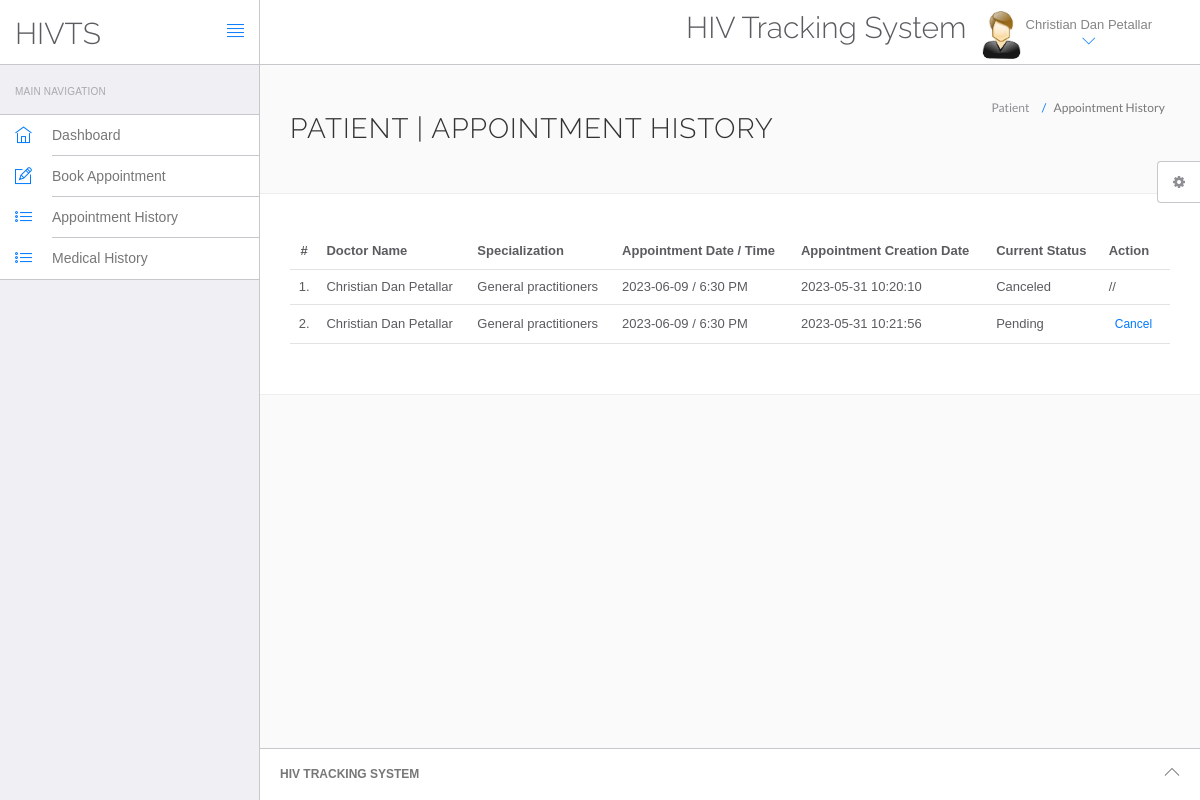
Screenshot of /hms/appointment-history.php (signed in) with the database file from the repository.
### tables this page shows
CREATE TABLE `users` (
  `id` int(11) NOT NULL,
  `fullName` varchar(255) DEFAULT NULL,
  `address` longtext DEFAULT NULL,
  `city` varchar(255) DEFAULT NULL,
  `gender` varchar(255) DEFAULT NULL,
  `email` varchar(255) DEFAULT NULL,
  `password` varchar(255) DEFAULT NULL,
  `regDate` timestamp NULL DEFAULT current_timestamp(),
  `updationDate` timestamp NULL DEFAULT NULL ON UPDATE current_timestamp()
);

CREATE TABLE `appointment` (
  `id` int(11) NOT NULL,
  `doctorSpecialization` varchar(255) DEFAULT NULL,
  `doctorId` int(11) DEFAULT NULL,
  `userId` int(11) DEFAULT NULL,
  `appointmentDate` varchar(255) DEFAULT NULL,
  `appointmentTime` varchar(255) DEFAULT NULL,
  `postingDate` timestamp NULL DEFAULT current_timestamp(),
  `userStatus` int(11) DEFAULT NULL,
  `doctorStatus` int(11) DEFAULT NULL,
  `updationDate` timestamp NULL DEFAULT NULL ON UPDATE current_timestamp()
);

CREATE TABLE `doctors` (
  `id` int(11) NOT NULL,
  `specilization` varchar(255) DEFAULT NULL,
  `doctorName` varchar(255) DEFAULT NULL,
  `address` longtext DEFAULT NULL,
  `contactno` bigint(11) DEFAULT NULL,
  `docEmail` varchar(255) DEFAULT NULL,
  `password` varchar(255) DEFAULT NULL,
  `creationDate` timestamp NULL DEFAULT current_timestamp(),
  `updationDate` timestamp NULL DEFAULT NULL ON UPDATE current_timestamp()
);

### hms/appointment-history.php (the view, shortened to what this page needs)
<?php
include('include/config.php');
if(strlen($_SESSION['id']==0)) {
 header('location:logout.php');
  } else{
?>
<!DOCTYPE html>
<html lang="en">
	<head>
		<link rel="stylesheet" href="vendor/bootstrap/css/bootstrap.min.css">
		<link rel="stylesheet" href="vendor/fontawesome/css/font-awesome.min.css">
		<link rel="stylesheet" href="vendor/themify-icons/themify-icons.min.css">
		<link href="vendor/animate.css/animate.min.css" rel="stylesheet" media="screen">
		<link href="vendor/perfect-scrollbar/perfect-scrollbar.min.css" rel="stylesheet" media="screen">
		<link href="vendor/switchery/switchery.min.css" rel="stylesheet" media="screen">
		<link href="vendor/bootstrap-touchspin/jquery.bootstrap-touchspin.min.css" rel="stylesheet" media="screen">
		<link href="vendor/select2/select2.min.css" rel="stylesheet" media="screen">
		<link href="vendor/bootstrap-datepicker/bootstrap-datepicker3.standalone.min.css" rel="stylesheet" media="screen">
		<link href="vendor/bootstrap-timepicker/bootstrap-timepicker.min.css" rel="stylesheet" media="screen">
		<link rel="stylesheet" href="assets/css/styles.css">
		<link rel="stylesheet" href="assets/css/plugins.css">
		<link rel="stylesheet" href="assets/css/themes/theme-1.css" id="skin_color" />
	</head>
	<body>
		<div id="app">
<?php include('include/sidebar.php');?>
			<div class="app-content">
					<?php include('include/header.php');?>
				<div class="main-content" >
					<div class="wrap-content container" id="container">
						<section id="page-title">
							<div class="row">
								<div class="col-sm-8">
									<h1 class="mainTitle">Patient  | Appointment History</h1>
																	</div>
								<ol class="breadcrumb">
									<li>
										<span>Patient</span>
									</li>
									<li class="active">
										<span>Appointment History</span>
									</li>
								</ol>
							</div>
						</section>
						<div class="container-fluid container-fullw bg-white">
									<div class="row">
								<div class="col-md-12">
									<table class="table table-hover" id="sample-table-1">
										<thead>
											<tr>
												<th class="center">#</th>
												<th class="hidden-xs">Doctor Name</th>
												<th>Specialization</th>
												<th>Appointment Date / Time </th>
												<th>Appointment Creation Date  </th>
												<th>Current Status</th>
												<th>Action</th>
											</tr>
										</thead>
										<tbody>
<?php
$sql=mysqli_query($con,"select doctors.doctorName as docname,appointment.*  from appointment join doctors on doctors.id=appointment.doctorId where appointment.userId='".$_SESSION['id']."'");
$cnt=1;
while($row=mysqli_fetch_array($sql))
{
?>
											<tr>
												<td class="center"><?php echo $cnt;?>.</td>
												<td class="hidden-xs"><?php echo $row['docname'];?></td>
												<td><?php echo $row['doctorSpecialization'];?></td>
												<td><?php echo $row['appointmentDate'];?> / <?php echo
												 $row['appointmentTime'];?>
												</td>
												<td><?php echo $row['postingDate'];?></td>
												<td>
<?php if(($row['userStatus']==1) && ($row['doctorStatus']==1))
{
	echo "Pending";
}
if(($row['userStatus']==0) && ($row['doctorStatus']==1))
{
	echo "Canceled";
}
												?></td>
												<td >
												<div class="visible-md visible-lg hidden-sm hidden-xs">
							<?php if(($row['userStatus']==1) && ($row['doctorStatus']==1))
{ ?>
	<a href="appointment-history.php?id=<?php echo $row['id']?>&cancel=update" onClick="return confirm('Are you sure you want to cancel this appointment ?')"class="btn btn-transparent btn-xs tooltips" title="Cancel Appointment" tooltip-placement="top" tooltip="Remove">Cancel</a>
	<?php } else {
		echo "//";
		} ?>
												</div>
												</td>
											</tr>
											<?php
$cnt=$cnt+1;
											 }?>
										</tbody>
									</table>
								</div>
							</div>
								</div>
					</div>
				</div>
			</div>
	<?php include('include/footer.php');?>
	<?php include('include/setting.php');?>
		</div>
	</body>
</html>
<?php } ?>

### hms/include/sidebar.php
<div class="sidebar app-aside" id="sidebar">
				<div class="sidebar-container perfect-scrollbar">
<nav>
						<div class="navbar-title">
							<span>Main Navigation</span>
						</div>
						<ul class="main-navigation-menu">
							<li>
								<a href="dashboard.php">
									<div class="item-content">
										<div class="item-media">
											<i class="ti-home"></i>
										</div>
										<div class="item-inner">
											<span class="title"> Dashboard </span>
										</div>
									</div>
								</a>
							</li>
							<li>
								<a href="book-appointment.php">
									<div class="item-content">
										<div class="item-media">
											<i class="ti-pencil-alt"></i>
										</div>
										<div class="item-inner">
											<span class="title"> Book Appointment </span>
										</div>
									</div>
								</a>
							</li>
							<li>
								<a href="appointment-history.php">
									<div class="item-content">
										<div class="item-media">
											<i class="ti-list"></i>
										</div>
										<div class="item-inner">
											<span class="title"> Appointment History </span>
										</div>
									</div>
								</a>
							</li>
<li>
								<a href="manage-medhistory.php">
									<div class="item-content">
										<div class="item-media">
											<i class="ti-list"></i>
										</div>
										<div class="item-inner">
											<span class="title"> Medical History </span>
										</div>
									</div>
								</a>
							</li>
						</ul>
					</nav>
					</div>
			</div>

### hms/include/header.php (shortened to what this page needs)
<header class="navbar navbar-default navbar-static-top">
					<div class="navbar-header">
						<a class="navbar-brand" href="#">
							<h2 style="padding-top:20% ">HIVTS</h2>
						</a>
						<a href="#" class="sidebar-toggler pull-right visible-md visible-lg" data-toggle-class="app-sidebar-closed" data-toggle-target="#app">
							<i class="ti-align-justify"></i>
						</a>
					</div>
					<div class="navbar-collapse collapse">
						<ul class="nav navbar-right">
								<li  style="padding-top:2% ">
								<h2>HIV Tracking System</h2>
							</li>
							<li class="dropdown current-user">
								<a href class="dropdown-toggle" data-toggle="dropdown">
									<img src="assets/images/images.jpg"> <span class="username">
									<?php $query=mysqli_query($con,"select fullName from users where id='".$_SESSION['id']."'");
while($row=mysqli_fetch_array($query))
{
	echo $row['fullName'];
}
									?> <i class="ti-angle-down"></i></i></span>
								</a>
							</li>
						</ul>
					</div>
				</header>

### hms/include/footer.php
<footer>
				<div class="footer-inner">
					<div class="pull-left">
			<span class="text-bold text-uppercase"> HIV Tracking System</span>
					</div>
					<div class="pull-right">
						<span class="go-top"><i class="ti-angle-up"></i></span>
					</div>
				</div>
			</footer>

### hms/include/setting.php (shortened to what this page needs)
<div class="settings panel panel-default hidden-xs hidden-sm" id="settings">
				<button ct-toggle="toggle" data-toggle-class="active" data-toggle-target="#settings" class="btn btn-default">
					<i class="fa fa-spin fa-gear"></i>
				</button>
			</div>

### hms/assets/css/plugins.css (style rules this page uses)
.perfect-scrollbar { overflow-y: hidden !important; }

### hms/assets/css/themes/theme-1.css (style rules this page uses)
body { background: #FAFAFA; }
header .navbar-header { background: #ffffff !important; border-right-color: #c8c7cc !important; border-bottom-color: #c8c7cc !important; }
header .navbar-header .sidebar-toggler, header .navbar-header .sidebar-mobile-toggler { color: #007aff !important; }
header .navbar-header .navbar-brand { color: #777 !important; }
header .navbar-collapse { background: #ffffff !important; border-bottom-color: #c8c7cc !important; box-shadow: none !important; }
header .navbar-collapse .navbar-right > li > a { color: #777; }
header .navbar-collapse .navbar-right > li > a i { color: #007aff !important; }
#sidebar { background: #EFEFF4 !important; }
#sidebar:before { border-right-width: "1px" !important; border-right-style: solid; border-right-color: #c8c7cc !important; }
#sidebar nav { border-right-width: "1px" !important; border-right-style: solid; border-right-color: #c8c7cc !important; }
#sidebar nav .navbar-title { color: #aaaaaa; }
#sidebar nav > ul { background: #ffffff !important; border-bottom-color: #c8c7cc !important; border-top-color: #c8c7cc !important; }
#sidebar nav > ul > li > a .item-media > i { color: #007aff !important; }
#sidebar nav > ul > li > a .item-inner { color: #777 !important; border-bottom-color: #c8c7cc; }
#app > footer { background: #ffffff !important; border-top-color: #c8c7cc !important; color: #777; }

### rows the page displays
users: fullName "Christian Dan Petallar"
appointment: doctorId.doctorName "Christian Dan Petallar", doctorSpecialization "General practitioners", appointmentDate "2023-06-09", appointmentTime "6:30 PM", postingDate "2023-05-31 10:20:10", userStatus "Canceled"
appointment: doctorId.doctorName "Christian Dan Petallar", doctorSpecialization "General practitioners", appointmentDate "2023-06-09", appointmentTime "6:30 PM", postingDate "2023-05-31 10:21:56", userStatus "Pending"
